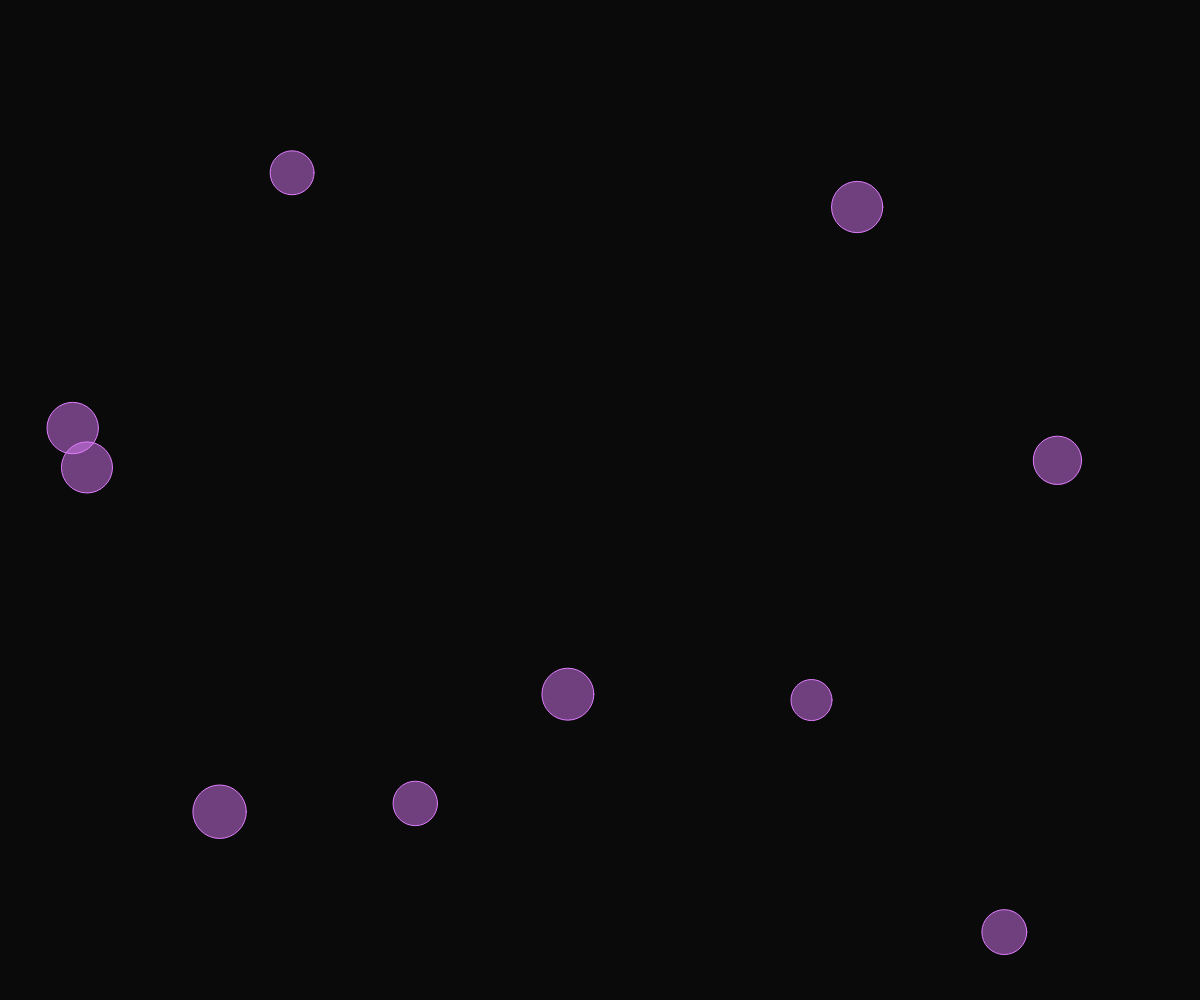
Frame 1 (no input)
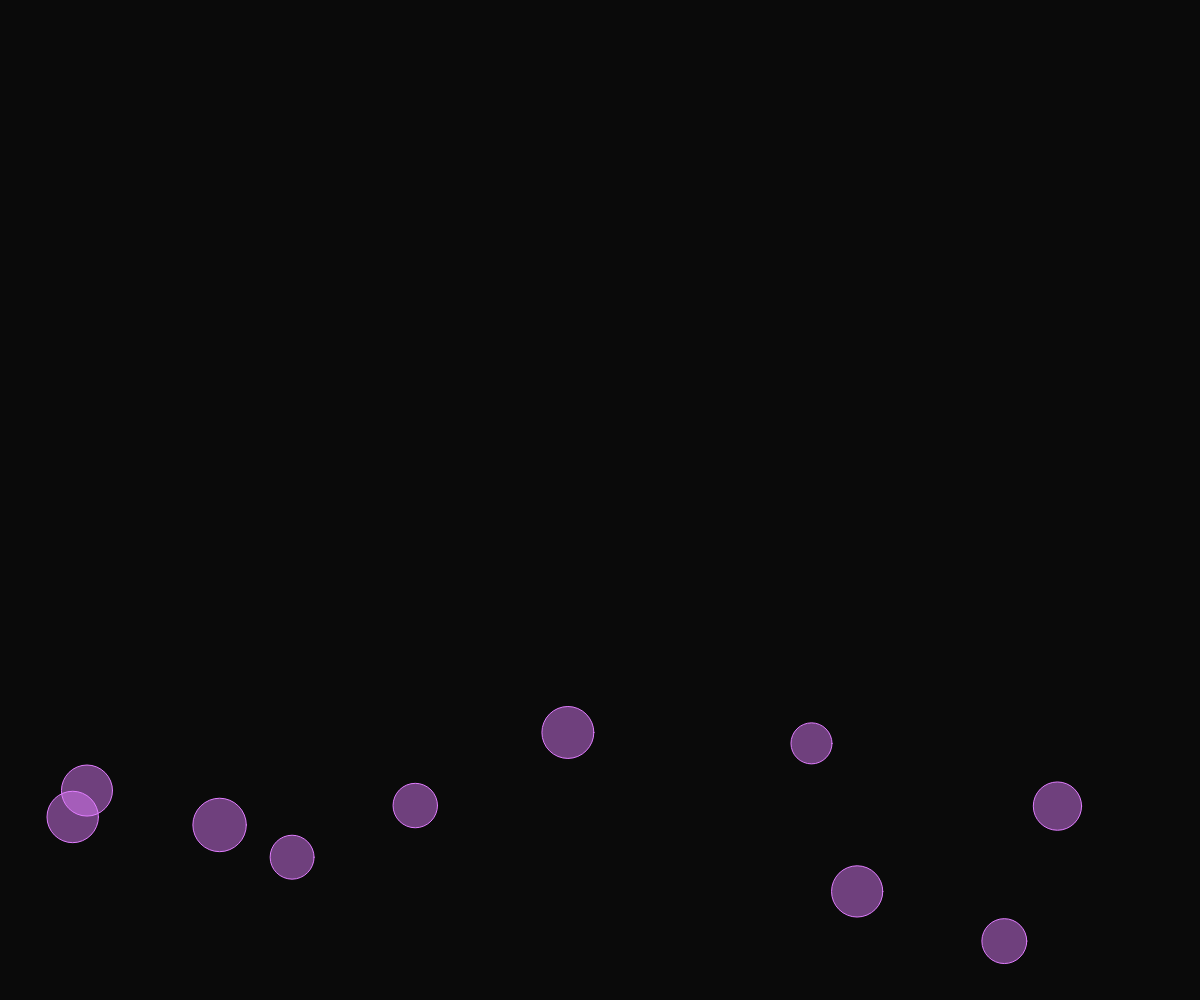
Frame 60 (no input)
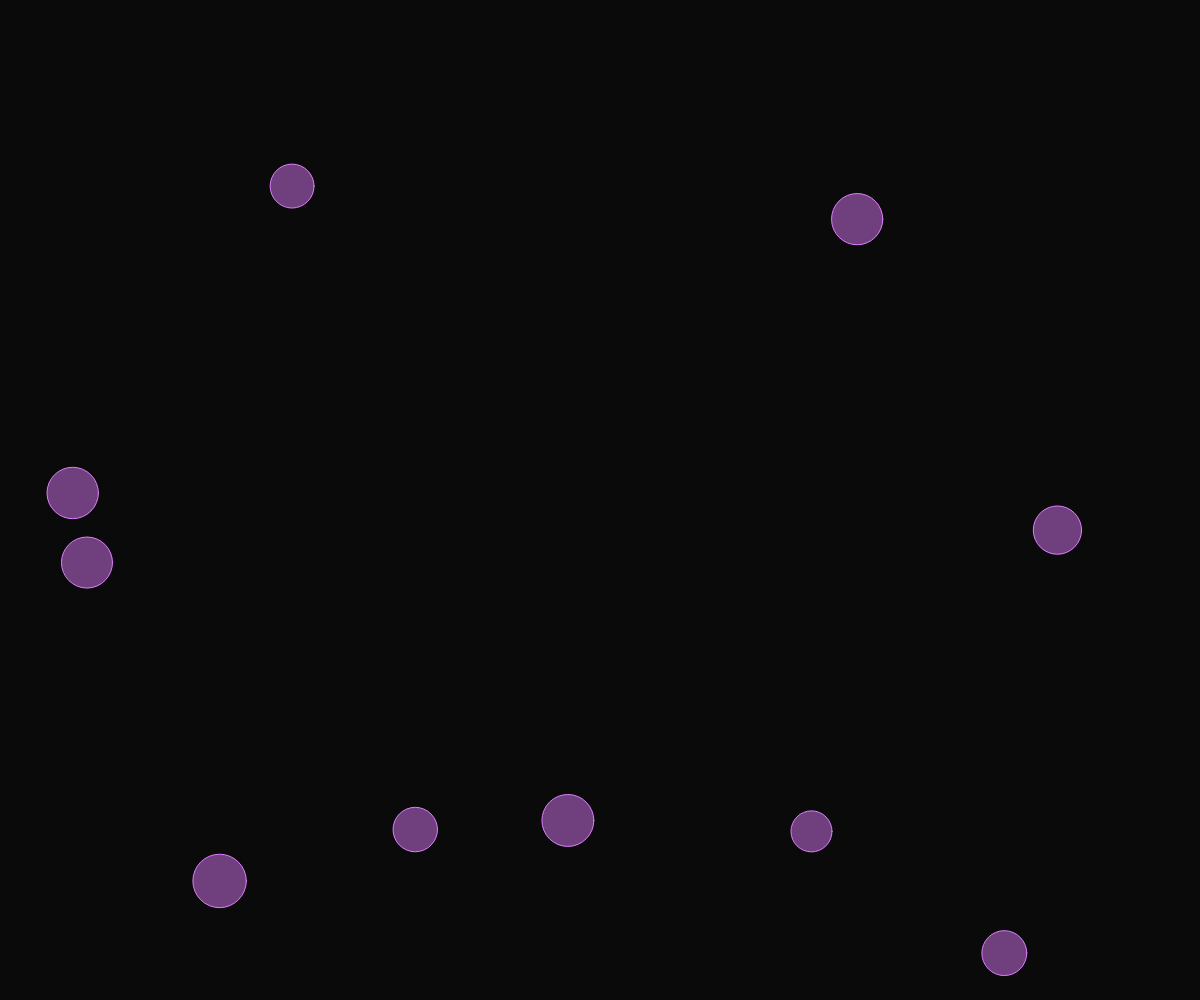
Frame 120 (the mouse pressed at the canvas centre since frame 60)

The p5.js sketch that drew these frames (run headless with seeded random() and noise() and a simulated clock; from frame 60 on, the mouse is pressed at the canvas centre):

// p5.js sketch
// ── sketch.js
let particles = []
const max_particles = 10


function setup() {
  createCanvas(windowWidth, windowHeight);
  
  for (let i = 0 ; i < max_particles ; i++){
    
    let p = new Particle(random(0,width), random(0, height))
    particles.push(p)
  }
   
}

function draw() {
  background(10);
  
  for (let i = 0; i < particles.length ; i ++){
    
    p = particles[i]
    p.display()
    p.move()  
    p.bounce()
    
    let gravity = createVector(0, 0.4)
    p.applyForce(gravity)
    
  }
}
class Particle{
  
  constructor (x,y){
  this.r = random(40,55)
  this.pos = createVector(x,y)
  this.vel = createVector(0,0)
  this.accel = createVector(0, 0); // accel is change in velocity
  
  }
  
  display(){
    
    stroke(225,125, 255)
    fill(225,125, 255, 120)
    ellipse(this.pos.x, this.pos.y, this.r)
  }
  
  move(vx,vy){
    
    this.vel.add(this.accel)
    this.pos.add(this.vel);
    this.accel.set(0, 0);
  }
  
  applyForce(force) {
    this.accel.add(force);
  }
  
  bounce(){
    //Bounce off the canvas edges
    
    if (this.pos.y >= height-this.r) {
      this.pos.y = height-this.r;
      this.vel.y *= -1;
    } else if (this.pos.y <= this.r){
      //this.pos.y = height-this.r; //the reappear at the bottom
       this.pos.y = this.r;
      this.vel.y *= -1;
    }

    if (this.pos.x >= width-this.r) {
      this.pos.x = width-this.r;
      this.vel.x *= -1;
    } else if (this.pos.x <= this.r) {
      this.pos.x = this.r;
      this.vel.x *= -1;
    }
    
  }
  
}
